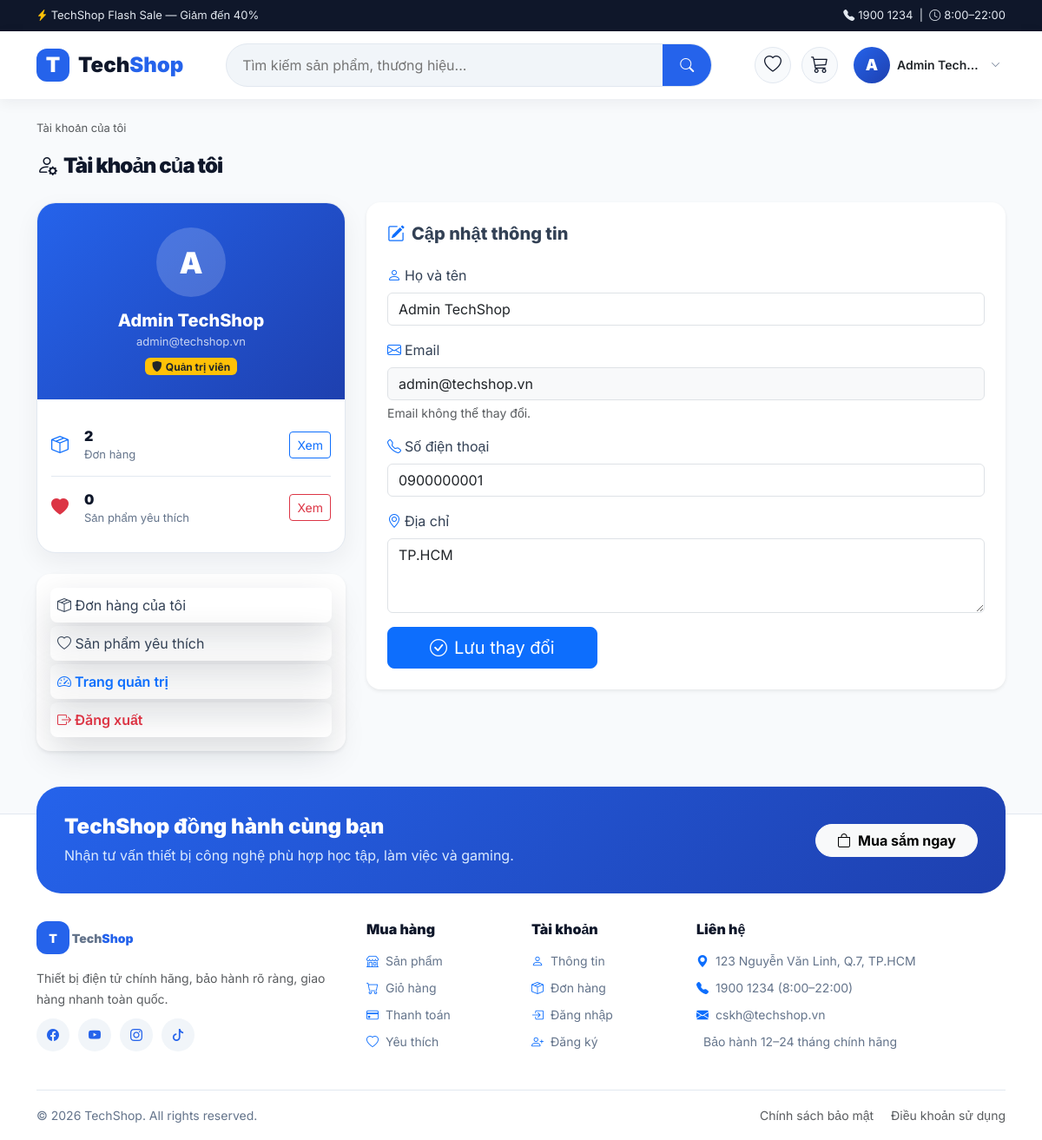
The app's page /account.php (signed in) with its own data.
### tables this page shows
CREATE TABLE `nguoi_dung` (
  `id_nguoi_dung` int(11) NOT NULL,
  `id_vai_tro` int(11) NOT NULL,
  `ho_ten` varchar(150) NOT NULL,
  `email` varchar(150) NOT NULL,
  `so_dien_thoai` varchar(20) DEFAULT NULL,
  `mat_khau` varchar(255) NOT NULL,
  `dia_chi` text DEFAULT NULL,
  `trang_thai` enum('hoat_dong','khoa') DEFAULT 'hoat_dong',
  `provider` varchar(30) DEFAULT 'local',
  `google_id` varchar(255) DEFAULT NULL,
  `avatar_url` varchar(500) DEFAULT NULL,
  `ngay_tao` timestamp NOT NULL DEFAULT current_timestamp()
);

### models/User.php (called while the page is built, shortened)
<?php
class User
{
    public function findById(int $id): ?array
    {
        $s = $this->pdo->prepare("
            SELECT nd.*, vt.ten_vai_tro
            FROM nguoi_dung nd
            JOIN vai_tro vt ON vt.id_vai_tro = nd.id_vai_tro
            WHERE nd.id_nguoi_dung = :id
            LIMIT 1
        ");
        $s->execute([':id' => $id]);
        $u = $s->fetch();
        return $u ?: null;
    }
}

### includes/helpers.php (called while the page is built, shortened)
<?php
function h(mixed $value): string
{
    return htmlspecialchars((string)$value, ENT_QUOTES, 'UTF-8');
}

### includes/auth.php (called while the page is built, shortened)
<?php
function is_logged_in(): bool
{
    return !empty($_SESSION['id_nguoi_dung']);
}
function is_admin(): bool
{
    return is_logged_in() && ($_SESSION['ten_vai_tro'] ?? '') === 'admin';
}

### models/Order.php (called while the page is built, shortened)
<?php
class Order
{
    public function getOrdersByUser(int $uid): array
    {
        $s = $this->pdo->prepare("
            SELECT dh.*, pt.ten_phuong_thuc
            FROM don_hang dh
            LEFT JOIN phuong_thuc_thanh_toan pt ON pt.id_phuong_thuc = dh.id_phuong_thuc
            WHERE dh.id_nguoi_dung = :u
            ORDER BY dh.ngay_dat DESC
        ");
        $s->execute([':u' => $uid]);
        return $s->fetchAll();
    }
}

### models/Favorite.php (called while the page is built, shortened)
<?php
class Favorite
{
    public function countByUser(int $uid): int
    {
        $stmt = $this->pdo->prepare("SELECT COUNT(*) FROM san_pham_yeu_thich WHERE id_nguoi_dung = :u");
        $stmt->execute([':u' => $uid]);
        return (int)$stmt->fetchColumn();
    }
}

### account.php (the view, shortened to what this page needs)
<?php
require_once __DIR__ . '/models/User.php';
require_once __DIR__ . '/models/Order.php';
require_once __DIR__ . '/models/Favorite.php';
$pdo = db_connect();
$um  = new User($pdo);
$u   = $um->findById((int)$_SESSION['id_nguoi_dung']);
$orders  = (new Order($pdo))->getOrdersByUser((int)$u['id_nguoi_dung']);
$favCount = (new Favorite($pdo))->countByUser((int)$u['id_nguoi_dung']);
require __DIR__ . '/includes/header.php';
?>
<main class="container py-4">
    <nav aria-label="breadcrumb" class="mb-3">
        <ol class="breadcrumb" style="font-size:13px">
            <li class="breadcrumb-item active">Tài khoản của tôi</li>
        </ol>
    </nav>
    <div class="section-heading mb-4">
        <i class="bi bi-person-gear me-2"></i>Tài khoản của tôi
    </div>
    <div class="row g-4">
        <div class="col-lg-4">
            <div class="profile-card mb-4">
                <div class="profile-card-header">
                    <div class="profile-avatar">
                        <?= strtoupper(mb_substr($u['ho_ten'] ?? 'U', 0, 1, 'UTF-8')) ?>
                    </div>
                    <div class="fw-800 fs-5"><?= h($u['ho_ten']) ?></div>
                    <div class="opacity-75" style="font-size:13px"><?= h($u['email']) ?></div>
                    <?php if (is_admin()): ?>
                    <span class="badge bg-warning text-dark mt-2">
                        <i class="bi bi-shield-fill me-1"></i>Quản trị viên
                    </span>
                    <?php endif; ?>
                </div>
                <div class="p-3">
                    <div class="stat-mini">
                        <i class="bi bi-box-seam text-primary" style="font-size:20px;width:28px"></i>
                        <div>
                            <div class="value"><?= count($orders) ?></div>
                            <div class="label">Đơn hàng</div>
                        </div>
                        <a href="<?= BASE_URL ?>/my_orders.php" class="btn btn-sm btn-outline-primary ms-auto">Xem</a>
                    </div>
                    <div class="stat-mini">
                        <i class="bi bi-heart-fill text-danger" style="font-size:20px;width:28px"></i>
                        <div>
                            <div class="value"><?= (int)$favCount ?></div>
                            <div class="label">Sản phẩm yêu thích</div>
                        </div>
                        <a href="<?= BASE_URL ?>/favorites.php" class="btn btn-sm btn-outline-danger ms-auto">Xem</a>
                    </div>
                </div>
            </div>
            <div class="bg-white rounded-4 shadow-sm p-3">
                <a href="<?= BASE_URL ?>/my_orders.php" class="account-menu dropdown-item rounded-3 mb-1">
                    <i class="bi bi-box-seam"></i> Đơn hàng của tôi
                </a>
                <a href="<?= BASE_URL ?>/favorites.php" class="account-menu dropdown-item rounded-3 mb-1">
                    <i class="bi bi-heart"></i> Sản phẩm yêu thích
                </a>
                <?php if (is_admin()): ?>
                <a href="<?= BASE_URL ?>/admin/index.php" class="account-menu dropdown-item rounded-3 mb-1 text-primary fw-semibold">
                    <i class="bi bi-speedometer2"></i> Trang quản trị
                </a>
                <?php endif; ?>
                <a href="<?= BASE_URL ?>/logout.php" class="account-menu dropdown-item rounded-3 text-danger fw-semibold">
                    <i class="bi bi-box-arrow-right"></i> Đăng xuất
                </a>
            </div>
        </div>
        <div class="col-lg-8">
            <div class="bg-white rounded-4 shadow-sm p-4">
                <h5 class="fw-800 mb-4"><i class="bi bi-pencil-square me-2 text-primary"></i>Cập nhật thông tin</h5>
                <form method="post">
                    <div class="row g-3">
                        <div class="col-12">
                            <label class="form-label" for="ho_ten">
                                <i class="bi bi-person me-1 text-primary"></i>Họ và tên
                            </label>
                            <input type="text" id="ho_ten" name="ho_ten" class="form-control"
                                   value="<?= h($u['ho_ten']) ?>" required>
                        </div>
                        <div class="col-12">
                            <label class="form-label">
                                <i class="bi bi-envelope me-1 text-primary"></i>Email
                            </label>
                            <input type="email" class="form-control bg-light"
                                   value="<?= h($u['email']) ?>" disabled>
                            <div class="form-text">Email không thể thay đổi.</div>
                        </div>
                        <div class="col-12">
                            <label class="form-label" for="so_dien_thoai">
                                <i class="bi bi-telephone me-1 text-primary"></i>Số điện thoại
                            </label>
                            <input type="tel" id="so_dien_thoai" name="so_dien_thoai"
                                   class="form-control"
                                   value="<?= h($u['so_dien_thoai']) ?>"
                                   placeholder="0901 234 567">
                        </div>
                        <div class="col-12">
                            <label class="form-label" for="dia_chi">
                                <i class="bi bi-geo-alt me-1 text-primary"></i>Địa chỉ
                            </label>
                            <textarea id="dia_chi" name="dia_chi" class="form-control" rows="3"
                                      placeholder="Địa chỉ giao hàng mặc định"><?= h($u['dia_chi']) ?></textarea>
                        </div>
                        <div class="col-12">
                            <button type="submit" class="btn btn-primary btn-lg px-5">
                                <i class="bi bi-check-circle me-2"></i>Lưu thay đổi
                            </button>
                        </div>
                    </div>
                </form>
            </div>
        </div>
    </div>
</main>
<?php require __DIR__ . '/includes/footer.php'; ?>

### assets/css/style.css (style rules this page uses)
:root { --primary: #2563eb; --primary-dark: #1d4ed8; --dark: #0f172a; --muted: #64748b; --border: #e2e8f0; --danger: #ef4444; --success: #16a34a; --warning: #f59e0b; --bg: #f8fafc; }
* { box-sizing: border-box; }
body { font-family: "Inter", sans-serif; background: var(--bg); color: #334155; }
a { text-decoration: none; }
.fw-800 { font-weight: 800; }
.account-menu { min-width: 310px; border: 0; border-radius: 18px; box-shadow: 0 16px 40px rgba(15, 23, 42, 0.16); overflow: hidden; padding: 8px; }
.filter-sidebar, .sort-bar, .checkout-section, .cart-summary-card, .profile-card { background: #fff; border: 1px solid var(--border); border-radius: 22px; box-shadow: 0 10px 28px rgba(15, 23, 42, .06); }
.section-heading { font-size: 24px; color: var(--dark); font-weight: 900; }
.profile-card { overflow: hidden; }
.profile-card-header { background: linear-gradient(135deg, #2563eb, #1e40af); color: #fff; padding: 28px 20px; text-align: center; }
.profile-avatar { width: 80px; height: 80px; border-radius: 999px; background: rgba(255, 255, 255, .18); display: inline-flex; align-items: center; justify-content: center; font-weight: 900; font-size: 34px; margin-bottom: 12px; }
.stat-mini { display: flex; align-items: center; gap: 10px; padding: 14px 0; border-bottom: 1px solid var(--border); }
.stat-mini:last-child { border-bottom: 0; }
.stat-mini .value { font-weight: 900; color: var(--dark); }
.stat-mini .label { color: var(--muted); font-size: 13px; }
html, body { min-height: 100%; }
body { display: flex; flex-direction: column; }
main { flex: 1 0 auto; }
.section-heading { letter-spacing: -.04em; }

### records on screen
nguoi_dung: ho_ten "A", ho_ten "Admin TechShop", email "admin@techshop.vn", so_dien_thoai "0900000001", dia_chi "TP.HCM"

### other values on screen
mb_substr($_SESSION['ho_ten'] ?? 'U', 0, 1, 'UTF-8') "A"
$_SESSION['ho_ten'] "Admin Tech…"
count($orders) "2"
$favCount "0"
